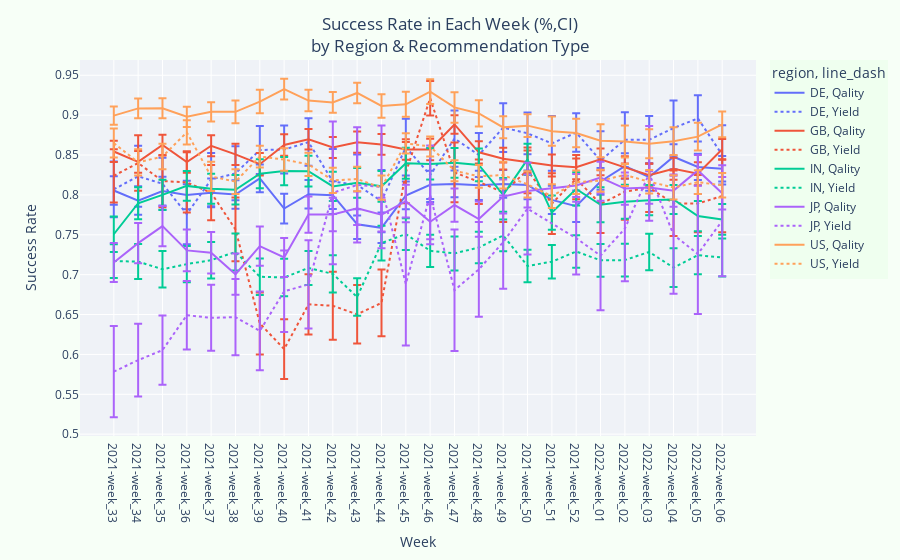

Source (notebook cell):
### Code cell
fig = px.line(y=df.success_rate_mean, color=df.region, x=df.index, error_y=df.error, labels={"y":"Success Rate", "x":"Week", "color":"region"}, line_dash=df.recommendation_type)
fig.update_layout(title_text='Success Rate in Each Week (%,CI)<br>by Region & Recommendation Type', title_x=0.5,paper_bgcolor='rgba(0,255,0,0.03)', plot_bgcolor='rgba(100,0,255,0.05)')

fig.show()

### Figure 1 — Plotly figure (JSON) as saved in the notebook; plotly's stock layout.template omitted (floating-point values rounded to 4 significant figures)
{"data": [{"error_y": {"array": [0.01774, 0.01789, 0.01804, 0.01791, 0.01796, 0.01788, 0.01731, 0.01867, 0.01796, 0.01729, 0.01864, 0.01915, 0.01739, 0.0177, 0.01679, 0.01823, 0.01729, 0.01797, 0.01762, 0.0196, 0.01682, 0.01609, 0.01727, 0.01561, 0.01648, 0.01605]}, "hovertemplate": "region=DE<br>line_dash=Qality<br>Week=%{x}<br>Success Rate=%{y}<extra></extra>", "legendgroup": "DE, Qality", "line": {"color": "#636efa", "dash": "solid"}, "marker": {"symbol": "circle"}, "mode": "lines", "name": "DE, Qality", "orientation": "v", "showlegend": true, "type": "scatter", "x": ["2021-week_33", "2021-week_34", "2021-week_35", "2021-week_36", "2021-week_37", "2021-week_38", "2021-week_39", "2021-week_40", "2021-week_41", "2021-week_42", "2021-week_43", "2021-week_44", "2021-week_45", "2021-week_46", "2021-week_47", "2021-week_48", "2021-week_49", "2021-week_50", "2021-week_51", "2021-week_52", "2022-week_01", "2022-week_02", "2022-week_03", "2022-week_04", "2022-week_05", "2022-week_06"], "xaxis": "x", "y": [0.8056, 0.7929, 0.8049, 0.7998, 0.8026, 0.8005, 0.8207, 0.7829, 0.8008, 0.7997, 0.7633, 0.7587, 0.7993, 0.8127, 0.8138, 0.812, 0.8138, 0.8125, 0.7938, 0.7858, 0.8169, 0.8362, 0.8224, 0.8479, 0.8351, 0.8328], "yaxis": "y"}, {"error_y": {"array": [0.03502, 0.03812, 0.0327, 0.0376, 0.03345, 0.03382, 0.03008, 0.03003, 0.02983, 0.04084, 0.0382, 0.03903, 0.03561, 0.034, 0.03521, 0.02752, 0.03047, 0.02622, 0.03422, 0.02411, 0.03671, 0.03449, 0.02968, 0.03471, 0.02912, 0.03722]}, "hovertemplate": "region=DE<br>line_dash=Yield<br>Week=%{x}<br>Success Rate=%{y}<extra></extra>", "legendgroup": "DE, Yield", "line": {"color": "#636efa", "dash": "dot"}, "marker": {"symbol": "circle"}, "mode": "lines", "name": "DE, Yield", "orientation": "v", "showlegend": true, "type": "scatter", "x": ["2021-week_33", "2021-week_34", "2021-week_35", "2021-week_36", "2021-week_37", "2021-week_38", "2021-week_39", "2021-week_40", "2021-week_41", "2021-week_42", "2021-week_43", "2021-week_44", "2021-week_45", "2021-week_46", "2021-week_47", "2021-week_48", "2021-week_49", "2021-week_50", "2021-week_51", "2021-week_52", "2022-week_01", "2022-week_02", "2022-week_03", "2022-week_04", "2022-week_05", "2022-week_06"], "xaxis": "x", "y": [0.807, 0.8234, 0.814, 0.7759, 0.8193, 0.8271, 0.8563, 0.8569, 0.8663, 0.8169, 0.8125, 0.7923, 0.8599, 0.825, 0.8707, 0.8501, 0.8844, 0.8773, 0.8646, 0.8782, 0.8431, 0.8692, 0.8692, 0.8838, 0.896, 0.8503], "yaxis": "y"}, {"error_y": {"array": [0.01332, 0.01358, 0.01302, 0.01352, 0.01307, 0.0133, 0.01411, 0.01338, 0.01293, 0.01317, 0.01323, 0.01297, 0.01286, 0.01353, 0.01163, 0.01395, 0.01352, 0.01419, 0.0138, 0.01512, 0.01363, 0.01404, 0.01488, 0.01386, 0.01439, 0.01276]}, "hovertemplate": "region=GB<br>line_dash=Qality<br>Week=%{x}<br>Success Rate=%{y}<extra></extra>", "legendgroup": "GB, Qality", "line": {"color": "#EF553B", "dash": "solid"}, "marker": {"symbol": "circle"}, "mode": "lines", "name": "GB, Qality", "orientation": "v", "showlegend": true, "type": "scatter", "x": ["2021-week_33", "2021-week_34", "2021-week_35", "2021-week_36", "2021-week_37", "2021-week_38", "2021-week_39", "2021-week_40", "2021-week_41", "2021-week_42", "2021-week_43", "2021-week_44", "2021-week_45", "2021-week_46", "2021-week_47", "2021-week_48", "2021-week_49", "2021-week_50", "2021-week_51", "2021-week_52", "2022-week_01", "2022-week_02", "2022-week_03", "2022-week_04", "2022-week_05", "2022-week_06"], "xaxis": "x", "y": [0.8545, 0.8414, 0.8626, 0.8412, 0.8616, 0.8508, 0.8385, 0.8626, 0.8698, 0.8595, 0.8662, 0.8633, 0.8568, 0.8569, 0.8884, 0.8535, 0.8455, 0.8416, 0.8368, 0.8348, 0.8447, 0.8346, 0.8246, 0.8327, 0.8266, 0.8573], "yaxis": "y"}, {"error_y": {"array": [0.0334, 0.0349, 0.03287, 0.03768, 0.03464, 0.04008, 0.03886, 0.03739, 0.03783, 0.04255, 0.03659, 0.04177, 0.03834, 0.02163, 0.03739, 0.02784, 0.0373, 0.02858, 0.03808, 0.02544, 0.0363, 0.03528, 0.03026, 0.04103, 0.03584, 0.04554]}, "hovertemplate": "region=GB<br>line_dash=Yield<br>Week=%{x}<br>Success Rate=%{y}<extra></extra>", "legendgroup": "GB, Yield", "line": {"color": "#EF553B", "dash": "dot"}, "marker": {"symbol": "circle"}, "mode": "lines", "name": "GB, Yield", "orientation": "v", "showlegend": true, "type": "scatter", "x": ["2021-week_33", "2021-week_34", "2021-week_35", "2021-week_36", "2021-week_37", "2021-week_38", "2021-week_39", "2021-week_40", "2021-week_41", "2021-week_42", "2021-week_43", "2021-week_44", "2021-week_45", "2021-week_46", "2021-week_47", "2021-week_48", "2021-week_49", "2021-week_50", "2021-week_51", "2021-week_52", "2022-week_01", "2022-week_02", "2022-week_03", "2022-week_04", "2022-week_05", "2022-week_06"], "xaxis": "x", "y": [0.824, 0.84, 0.8173, 0.8157, 0.8028, 0.7568, 0.6388, 0.6067, 0.6628, 0.6611, 0.6503, 0.6646, 0.828, 0.9213, 0.8282, 0.8165, 0.8032, 0.8308, 0.7891, 0.8202, 0.7885, 0.8041, 0.8089, 0.7895, 0.7892, 0.7987], "yaxis": "y"}, {"error_y": {"array": [0.02212, 0.01993, 0.019, 0.01858, 0.01872, 0.01851, 0.01814, 0.01775, 0.01917, 0.01843, 0.01869, 0.01916, 0.01932, 0.01962, 0.01856, 0.02048, 0.02115, 0.01957, 0.02145, 0.02086, 0.0219, 0.02136, 0.01892, 0.01814, 0.01902, 0.01927]}, "hovertemplate": "region=IN<br>line_dash=Qality<br>Week=%{x}<br>Success Rate=%{y}<extra></extra>", "legendgroup": "IN, Qality", "line": {"color": "#00cc96", "dash": "solid"}, "marker": {"symbol": "circle"}, "mode": "lines", "name": "IN, Qality", "orientation": "v", "showlegend": true, "type": "scatter", "x": ["2021-week_33", "2021-week_34", "2021-week_35", "2021-week_36", "2021-week_37", "2021-week_38", "2021-week_39", "2021-week_40", "2021-week_41", "2021-week_42", "2021-week_43", "2021-week_44", "2021-week_45", "2021-week_46", "2021-week_47", "2021-week_48", "2021-week_49", "2021-week_50", "2021-week_51", "2021-week_52", "2022-week_01", "2022-week_02", "2022-week_03", "2022-week_04", "2022-week_05", "2022-week_06"], "xaxis": "x", "y": [0.7507, 0.7896, 0.8, 0.8113, 0.8078, 0.8065, 0.8266, 0.8298, 0.8298, 0.8107, 0.8151, 0.8107, 0.8397, 0.8389, 0.8402, 0.8376, 0.8001, 0.8446, 0.7779, 0.8074, 0.7877, 0.7913, 0.7934, 0.7943, 0.7735, 0.7692], "yaxis": "y"}, {"error_y": {"array": [0.02121, 0.02198, 0.02296, 0.02275, 0.02288, 0.02311, 0.0229, 0.02351, 0.02135, 0.02345, 0.02357, 0.02174, 0.01993, 0.02011, 0.02132, 0.01983, 0.01992, 0.02045, 0.021, 0.02047, 0.02051, 0.02061, 0.02288, 0.02437, 0.02398, 0.02386]}, "hovertemplate": "region=IN<br>line_dash=Yield<br>Week=%{x}<br>Success Rate=%{y}<extra></extra>", "legendgroup": "IN, Yield", "line": {"color": "#00cc96", "dash": "dot"}, "marker": {"symbol": "circle"}, "mode": "lines", "name": "IN, Yield", "orientation": "v", "showlegend": true, "type": "scatter", "x": ["2021-week_33", "2021-week_34", "2021-week_35", "2021-week_36", "2021-week_37", "2021-week_38", "2021-week_39", "2021-week_40", "2021-week_41", "2021-week_42", "2021-week_43", "2021-week_44", "2021-week_45", "2021-week_46", "2021-week_47", "2021-week_48", "2021-week_49", "2021-week_50", "2021-week_51", "2021-week_52", "2022-week_01", "2022-week_02", "2022-week_03", "2022-week_04", "2022-week_05", "2022-week_06"], "xaxis": "x", "y": [0.7171, 0.7164, 0.7067, 0.7132, 0.7182, 0.7285, 0.6974, 0.6964, 0.7085, 0.701, 0.6719, 0.7397, 0.751, 0.7299, 0.7267, 0.7341, 0.7492, 0.7109, 0.7163, 0.729, 0.718, 0.7183, 0.7285, 0.7088, 0.7244, 0.7214], "yaxis": "y"}, {"error_y": {"array": [0.02434, 0.02532, 0.02525, 0.02604, 0.02597, 0.02582, 0.02467, 0.02443, 0.02269, 0.02096, 0.02099, 0.02102, 0.0206, 0.02193, 0.02085, 0.02212, 0.02136, 0.02069, 0.01441, 0.01977, 0.02022, 0.02038, 0.02034, 0.01917, 0.02041]}, "hovertemplate": "region=JP<br>line_dash=Qality<br>Week=%{x}<br>Success Rate=%{y}<extra></extra>", "legendgroup": "JP, Qality", "line": {"color": "#ab63fa", "dash": "solid"}, "marker": {"symbol": "circle"}, "mode": "lines", "name": "JP, Qality", "orientation": "v", "showlegend": true, "type": "scatter", "x": ["2021-week_33", "2021-week_34", "2021-week_35", "2021-week_36", "2021-week_37", "2021-week_38", "2021-week_39", "2021-week_40", "2021-week_41", "2021-week_42", "2021-week_43", "2021-week_44", "2021-week_45", "2021-week_46", "2021-week_47", "2021-week_48", "2021-week_49", "2021-week_50", "2021-week_52", "2022-week_01", "2022-week_02", "2022-week_03", "2022-week_04", "2022-week_05", "2022-week_06"], "xaxis": "x", "y": [0.7153, 0.7396, 0.7609, 0.7305, 0.7274, 0.7006, 0.7357, 0.7217, 0.7753, 0.7754, 0.7833, 0.7753, 0.7922, 0.7663, 0.7873, 0.7698, 0.7979, 0.8048, 0.8118, 0.8217, 0.808, 0.8094, 0.8054, 0.8307, 0.8022], "yaxis": "y"}, {"error_y": {"array": [0.0571, 0.04556, 0.04353, 0.04284, 0.04139, 0.04775, 0.04937, 0.05107, 0.05537, 0.08947, 0.0723, 0.0769, 0.07729, 0.062, 0.07614, 0.05953, 0.05846, 0.05747, 0.04559, 0.06867, 0.06614, 0.05938, 0.0739, 0.07527, 0.06949]}, "hovertemplate": "region=JP<br>line_dash=Yield<br>Week=%{x}<br>Success Rate=%{y}<extra></extra>", "legendgroup": "JP, Yield", "line": {"color": "#ab63fa", "dash": "dot"}, "marker": {"symbol": "circle"}, "mode": "lines", "name": "JP, Yield", "orientation": "v", "showlegend": true, "type": "scatter", "x": ["2021-week_33", "2021-week_34", "2021-week_35", "2021-week_36", "2021-week_37", "2021-week_38", "2021-week_39", "2021-week_40", "2021-week_41", "2021-week_42", "2021-week_43", "2021-week_44", "2021-week_45", "2021-week_46", "2021-week_47", "2021-week_48", "2021-week_49", "2021-week_50", "2021-week_52", "2022-week_01", "2022-week_02", "2022-week_03", "2022-week_04", "2022-week_05", "2022-week_06"], "xaxis": "x", "y": [0.5784, 0.5928, 0.6054, 0.6492, 0.6459, 0.6468, 0.6294, 0.6791, 0.6877, 0.8026, 0.8125, 0.81, 0.6884, 0.8, 0.6806, 0.7067, 0.7407, 0.7828, 0.7457, 0.7239, 0.7578, 0.8269, 0.75, 0.7259, 0.7676], "yaxis": "y"}, {"error_y": {"array": [0.01153, 0.01231, 0.0125, 0.01272, 0.01204, 0.01429, 0.01476, 0.01302, 0.01357, 0.013, 0.01275, 0.01478, 0.01569, 0.01551, 0.01908, 0.01652, 0.01379, 0.01434, 0.01833, 0.0178, 0.02079, 0.02001, 0.01826, 0.01745, 0.01748, 0.01614]}, "hovertemplate": "region=US<br>line_dash=Qality<br>Week=%{x}<br>Success Rate=%{y}<extra></extra>", "legendgroup": "US, Qality", "line": {"color": "#FFA15A", "dash": "solid"}, "marker": {"symbol": "circle"}, "mode": "lines", "name": "US, Qality", "orientation": "v", "showlegend": true, "type": "scatter", "x": ["2021-week_33", "2021-week_34", "2021-week_35", "2021-week_36", "2021-week_37", "2021-week_38", "2021-week_39", "2021-week_40", "2021-week_41", "2021-week_42", "2021-week_43", "2021-week_44", "2021-week_45", "2021-week_46", "2021-week_47", "2021-week_48", "2021-week_49", "2021-week_50", "2021-week_51", "2021-week_52", "2022-week_01", "2022-week_02", "2022-week_03", "2022-week_04", "2022-week_05", "2022-week_06"], "xaxis": "x", "y": [0.8995, 0.9085, 0.9086, 0.898, 0.9042, 0.9042, 0.917, 0.9326, 0.9183, 0.916, 0.9278, 0.9115, 0.9136, 0.9296, 0.9097, 0.9022, 0.8847, 0.8869, 0.88, 0.8776, 0.8679, 0.8671, 0.8641, 0.8674, 0.8731, 0.8884], "yaxis": "y"}, {"error_y": {"array": [0.01821, 0.0165, 0.01596, 0.01513, 0.01832, 0.01563, 0.01368, 0.01408, 0.01457, 0.01592, 0.01532, 0.01524, 0.01273, 0.01247, 0.01315, 0.0142, 0.01684, 0.01654, 0.01488, 0.01464, 0.01382, 0.01381, 0.01481, 0.01524, 0.01492, 0.01527]}, "hovertemplate": "region=US<br>line_dash=Yield<br>Week=%{x}<br>Success Rate=%{y}<extra></extra>", "legendgroup": "US, Yield", "line": {"color": "#FFA15A", "dash": "dot"}, "marker": {"symbol": "circle"}, "mode": "lines", "name": "US, Yield", "orientation": "v", "showlegend": true, "type": "scatter", "x": ["2021-week_33", "2021-week_34", "2021-week_35", "2021-week_36", "2021-week_37", "2021-week_38", "2021-week_39", "2021-week_40", "2021-week_41", "2021-week_42", "2021-week_43", "2021-week_44", "2021-week_45", "2021-week_46", "2021-week_47", "2021-week_48", "2021-week_49", "2021-week_50", "2021-week_51", "2021-week_52", "2022-week_01", "2022-week_02", "2022-week_03", "2022-week_04", "2022-week_05", "2022-week_06"], "xaxis": "x", "y": [0.865, 0.8408, 0.8481, 0.8785, 0.8232, 0.8167, 0.8481, 0.8443, 0.8383, 0.8182, 0.8199, 0.8093, 0.8646, 0.8607, 0.8304, 0.8233, 0.8249, 0.8133, 0.7984, 0.8159, 0.8179, 0.8251, 0.8165, 0.8094, 0.816, 0.8121], "yaxis": "y"}], "layout": {"autosize": true, "legend": {"title": {"text": "region, line_dash"}, "tracegroupgap": 0}, "margin": {"t": 60}, "paper_bgcolor": "rgba(0,255,0,0.03)", "plot_bgcolor": "rgba(100,0,255,0.05)", "title": {"text": "Success Rate in Each Week (%,CI)<br>by Region & Recommendation Type", "x": 0.5}, "xaxis": {"anchor": "y", "autorange": true, "domain": [0, 1], "range": [-1.389, 26.39], "title": {"text": "Week"}, "type": "category"}, "yaxis": {"anchor": "x", "autorange": true, "domain": [0, 1], "range": [0.4977, 0.9692], "title": {"text": "Success Rate"}, "type": "linear"}}}
